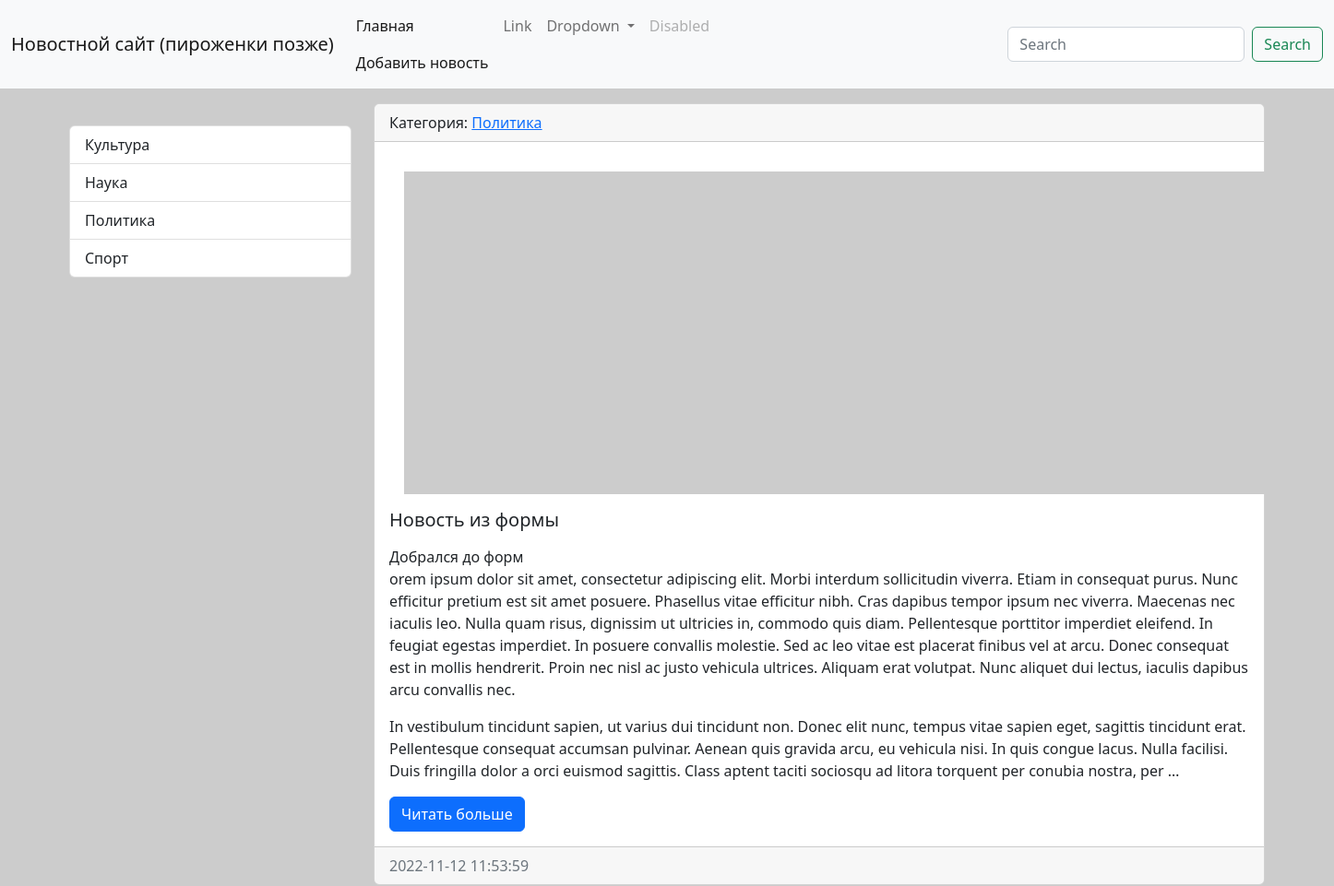
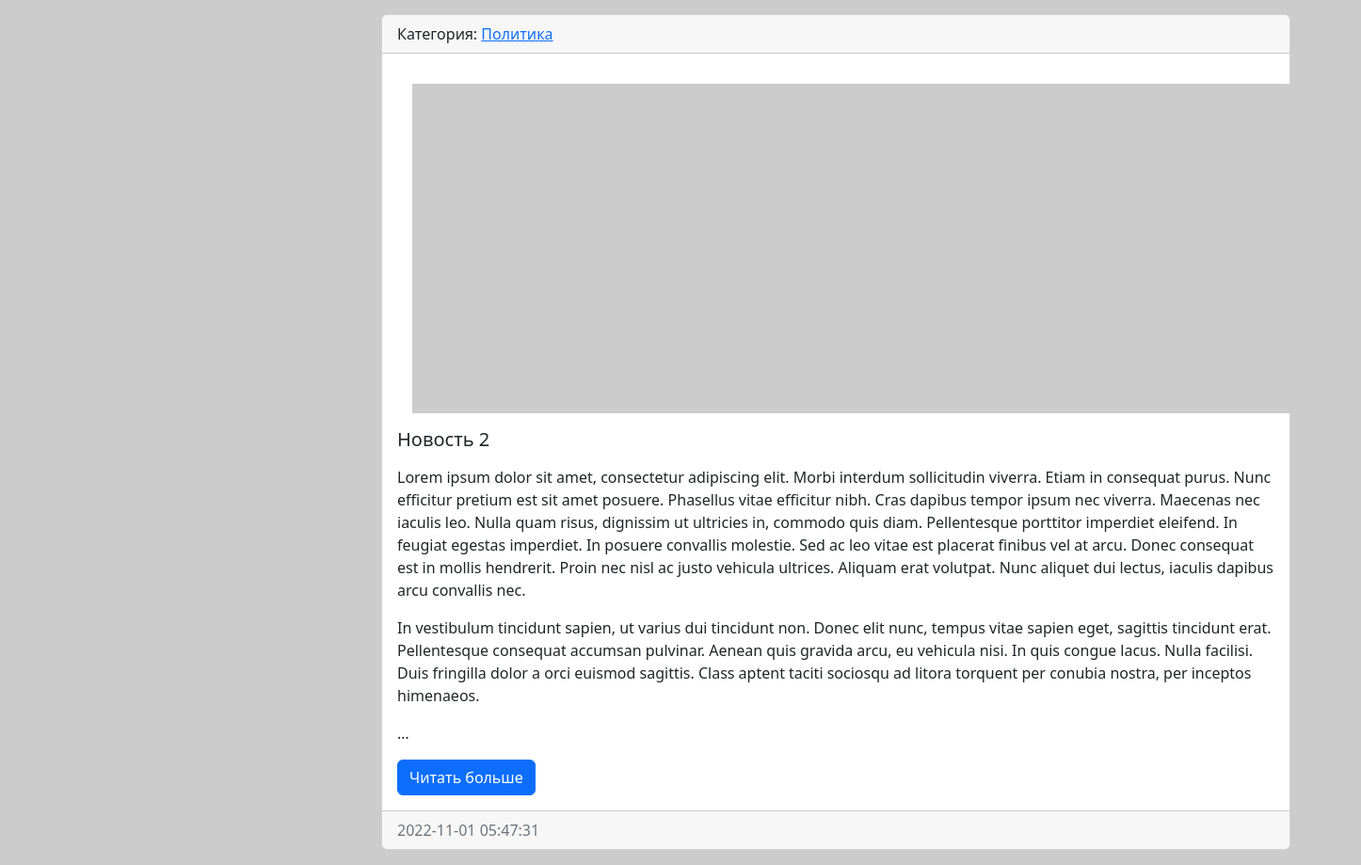
Screenshot of /category/3/ with the database file from the repository (2 pictures, top to bottom).
### news/models.py (models this page shows, shortened)
class Category(models.Model):
    title = models.CharField(max_length=150, db_index=True, verbose_name='Наименование категории')
    def get_absolute_url(self):
        return reverse('category', kwargs={"category_id": self.pk})
    def __str__(self):
        return self.title
    class Meta:
        verbose_name = 'Категория'
        verbose_name_plural = 'Категории'
        ordering = ['title']

class News(models.Model):
    title = models.CharField(max_length=150, verbose_name='Наименование')
    content = models.TextField(blank=True, verbose_name='Контент')
    created_at = models.DateTimeField(auto_now_add=True, verbose_name='Дата_Публикации')
    update_at = models.DateTimeField(auto_now=True, verbose_name='Обновлено')
    photo = models.ImageField(upload_to='photos/%Y/%m/%d/', verbose_name='Фото', blank=True)
    is_published = models.BooleanField(default=True, verbose_name='Опубликовано')
    category = models.ForeignKey('Category', on_delete=models.PROTECT, verbose_name='Категория')
    def get_absolute_url(self):
        return reverse('view_news', kwargs={"pk": self.pk})
    class Meta:
        verbose_name = 'Новость'
        verbose_name_plural = 'Новости'
        ordering = ['-created_at', '-title']

### news/views.py (the view)
# urls.py: path('category/<int:category_id>/', NewsByCategory.as_view(extra_context = {'title': 'Категории'}), name='category'),
class NewsByCategory(ListView):
	model = News
	template_name = 'news/home_news_list.html'
	context_object_name = 'news'
	allow_empty = False
	def get_context_data(self, *, object_list=None, **kwargs):
		context = super().get_context_data(**kwargs)
		context['title'] = Category.objects.get(pk=self.kwargs['category_id'])
		return context
	def get_queryset(self):
		return News.objects.filter(category_id=self.kwargs['category_id'], is_published=True)

### news/templatetags/news_tags.py (called while the page is built)
@register.simple_tag(name='get_list_categories')
def get_categories():
    return Category.objects.all()

### news/templates/news/home_news_list.html (shortened to what this page needs)
{% extends 'base.html' %}
{% block sidebar %}
{% include 'inc/_sidebar.html' %}
{% endblock %}
{% block content %}
{% for item in object_list %}
<div class="card mb-3">
    <div class="card-header">
        Категория: <a href="{{ item.category.get_absolute_url }}">{{ item.category }}</a>
    </div>
    <div class="card-body">
        <div class="media">
            {% if item.photo %}
            <img src="{{ item.photo.url }}" alt="" width="350" class="float-start p-3">
            {% else %}
            <img src="https://picsum.photos/id/1060/350/235/?blur=2" alt="" class="float-start p-3">
            {% endif %}
        <div class="media-body">
                <h5 class="card-title">{{ item.title }}</h5>
                <p class="card-text">{{ item.content|linebreaks|truncatewords:"150" }}</p>
                <a href="{{ item.get_absolute_url }}" class="btn btn-primary">Читать больше</a>
            </div>
        </div>
    </div>
    <div class="card-footer text-muted">
        {{ item.created_at|date:"Y-m-d H:i:s" }}
    </div>
</div>
{% endfor %}
{% endblock %}

### templates/inc/_sidebar.html (shortened to what this page needs)
﻿{% load news_tags %}
<div class="list-group">
    {% get_list_categories as categories %}
    {% for item in categories %}
    <a href="{% url 'category' item.pk %}" class="list-group-item list-group-item-action">{{ item.title }}</a>
    {% endfor %}
</div>
<br>

### Web_proekt/static/css/style.css (style rules this page uses)
body { background-color: #ccc; }

### rows the page displays
Category: title "Культура"
Category: title "Наука"
Category: title "Политика"
Category: title "Спорт"
News: category "Политика", title "Новость из формы", content "Добрался до форм orem ipsum dolor sit amet, consectetur adipiscing elit. Morbi interdum sollicitudin viverra. Etiam in consequat purus. Nunc efficitur pretium est sit amet posuere. Phasellus vitae efficitur nibh. Cras dapibus tempor ipsum nec viverra. Maecenas nec iaculis leo. Nulla quam risus, dignissim ut ultricies in, commodo quis diam. Pellentesque porttitor imperdiet eleifend. In feugiat egestas imperdiet. In posuere convallis molestie. Sed ac leo vitae est placerat finibus vel at arcu. Donec consequat est in mollis hendrerit. Proin nec nisl ac justo vehicula ultrices. Aliquam erat volutpat. Nunc aliquet dui lectus, iaculis dapibus arcu convallis nec. In vestibulum tincidunt sapien, ut…", created_at "2022-11-12 11:53:59"
News: category "Политика", title "Новость 2", content "Lorem ipsum dolor sit amet, consectetur adipiscing elit. Morbi interdum sollicitudin viverra. Etiam in consequat purus. Nunc efficitur pretium est sit amet posuere. Phasellus vitae efficitur nibh. Cras dapibus tempor ipsum nec viverra. Maecenas nec iaculis leo. Nulla quam risus, dignissim ut ultricies in, commodo quis diam. Pellentesque porttitor imperdiet eleifend. In feugiat egestas imperdiet. In posuere convallis molestie. Sed ac leo vitae est placerat finibus vel at arcu. Donec consequat est in mollis hendrerit. Proin nec nisl ac justo vehicula ultrices. Aliquam erat volutpat. Nunc aliquet dui lectus, iaculis dapibus arcu convallis nec. In vestibulum tincidunt sapien, ut varius dui…", created_at "2022-11-01 05:47:31"
